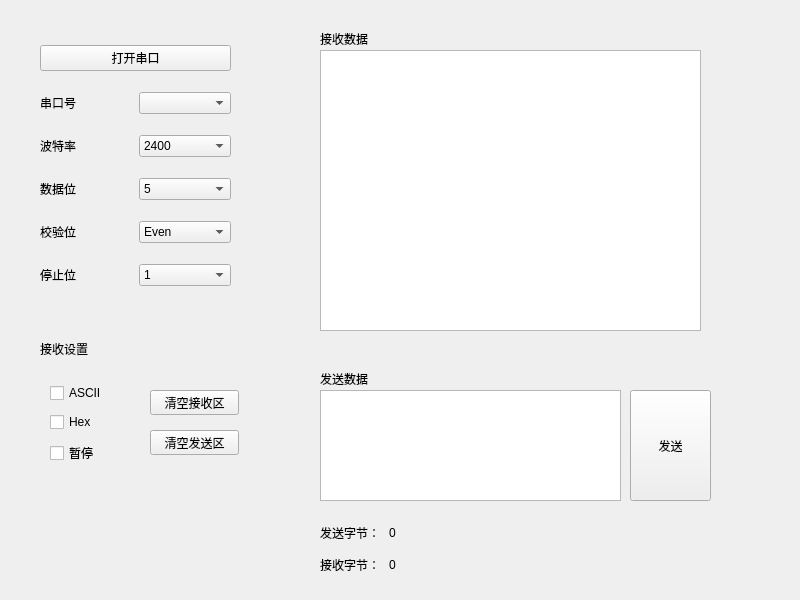
<?xml version="1.0" encoding="UTF-8"?>
<ui version="4.0">
 <class>Widget</class>
 <widget class="QWidget" name="Widget">
  <property name="geometry">
   <rect>
    <x>0</x>
    <y>0</y>
    <width>800</width>
    <height>600</height>
   </rect>
  </property>
  <property name="windowTitle">
   <string>Widget</string>
  </property>
  <widget class="QLabel" name="label_6">
   <property name="geometry">
    <rect>
     <x>40</x>
     <y>340</y>
     <width>67</width>
     <height>17</height>
    </rect>
   </property>
   <property name="text">
    <string>接收设置</string>
   </property>
  </widget>
  <widget class="QLabel" name="label_7">
   <property name="geometry">
    <rect>
     <x>320</x>
     <y>30</y>
     <width>67</width>
     <height>17</height>
    </rect>
   </property>
   <property name="text">
    <string>接收数据</string>
   </property>
  </widget>
  <widget class="QTextEdit" name="textEdit">
   <property name="geometry">
    <rect>
     <x>320</x>
     <y>50</y>
     <width>381</width>
     <height>281</height>
    </rect>
   </property>
  </widget>
  <widget class="QLabel" name="label_8">
   <property name="geometry">
    <rect>
     <x>320</x>
     <y>370</y>
     <width>67</width>
     <height>17</height>
    </rect>
   </property>
   <property name="text">
    <string>发送数据</string>
   </property>
  </widget>
  <widget class="QTextEdit" name="textEdit_2">
   <property name="geometry">
    <rect>
     <x>320</x>
     <y>390</y>
     <width>301</width>
     <height>111</height>
    </rect>
   </property>
  </widget>
  <widget class="QWidget" name="layoutWidget">
   <property name="geometry">
    <rect>
     <x>40</x>
     <y>30</y>
     <width>191</width>
     <height>271</height>
    </rect>
   </property>
   <layout class="QVBoxLayout" name="verticalLayout">
    <item>
     <widget class="QPushButton" name="pushButton">
      <property name="text">
       <string>打开串口</string>
      </property>
     </widget>
    </item>
    <item>
     <layout class="QHBoxLayout" name="horizontalLayout">
      <item>
       <widget class="QLabel" name="label">
        <property name="text">
         <string>串口号</string>
        </property>
       </widget>
      </item>
      <item>
       <widget class="QComboBox" name="comboBox"/>
      </item>
     </layout>
    </item>
    <item>
     <layout class="QHBoxLayout" name="horizontalLayout_2">
      <item>
       <widget class="QLabel" name="label_2">
        <property name="text">
         <string>波特率</string>
        </property>
       </widget>
      </item>
      <item>
       <widget class="QComboBox" name="comboBox_2">
        <item>
         <property name="text">
          <string>2400</string>
         </property>
        </item>
        <item>
         <property name="text">
          <string>4800</string>
         </property>
        </item>
        <item>
         <property name="text">
          <string>9600</string>
         </property>
        </item>
        <item>
         <property name="text">
          <string>19200</string>
         </property>
        </item>
        <item>
         <property name="text">
          <string>38400</string>
         </property>
        </item>
        <item>
         <property name="text">
          <string>115200</string>
         </property>
        </item>
        <item>
         <property name="text">
          <string>128000</string>
         </property>
        </item>
        <item>
         <property name="text">
          <string>256000</string>
         </property>
        </item>
       </widget>
      </item>
     </layout>
    </item>
    <item>
     <layout class="QHBoxLayout" name="horizontalLayout_3">
      <item>
       <widget class="QLabel" name="label_3">
        <property name="text">
         <string>数据位</string>
        </property>
       </widget>
      </item>
      <item>
       <widget class="QComboBox" name="comboBox_3">
        <item>
         <property name="text">
          <string>5</string>
         </property>
        </item>
        <item>
         <property name="text">
          <string>6</string>
         </property>
        </item>
        <item>
         <property name="text">
          <string>7</string>
         </property>
        </item>
        <item>
         <property name="text">
          <string>8</string>
         </property>
        </item>
       </widget>
      </item>
     </layout>
    </item>
    <item>
     <layout class="QHBoxLayout" name="horizontalLayout_4">
      <item>
       <widget class="QLabel" name="label_4">
        <property name="text">
         <string>校验位</string>
        </property>
       </widget>
      </item>
      <item>
       <widget class="QComboBox" name="comboBox_4">
        <item>
         <property name="text">
          <string>Even</string>
         </property>
        </item>
        <item>
         <property name="text">
          <string>Odd</string>
         </property>
        </item>
        <item>
         <property name="text">
          <string>NoParity</string>
         </property>
        </item>
       </widget>
      </item>
     </layout>
    </item>
    <item>
     <layout class="QHBoxLayout" name="horizontalLayout_5">
      <item>
       <widget class="QLabel" name="label_5">
        <property name="text">
         <string>停止位</string>
        </property>
       </widget>
      </item>
      <item>
       <widget class="QComboBox" name="comboBox_5">
        <item>
         <property name="text">
          <string>1</string>
         </property>
        </item>
        <item>
         <property name="text">
          <string>1.5</string>
         </property>
        </item>
        <item>
         <property name="text">
          <string>2</string>
         </property>
        </item>
       </widget>
      </item>
     </layout>
    </item>
   </layout>
  </widget>
  <widget class="QWidget" name="layoutWidget">
   <property name="geometry">
    <rect>
     <x>50</x>
     <y>380</y>
     <width>63</width>
     <height>89</height>
    </rect>
   </property>
   <layout class="QVBoxLayout" name="verticalLayout_2">
    <item>
     <widget class="QCheckBox" name="checkBox">
      <property name="text">
       <string>ASCII</string>
      </property>
     </widget>
    </item>
    <item>
     <widget class="QCheckBox" name="checkBox_2">
      <property name="text">
       <string>Hex</string>
      </property>
     </widget>
    </item>
    <item>
     <widget class="QCheckBox" name="checkBox_3">
      <property name="text">
       <string>暂停</string>
      </property>
     </widget>
    </item>
   </layout>
  </widget>
  <widget class="QWidget" name="layoutWidget">
   <property name="geometry">
    <rect>
     <x>320</x>
     <y>520</y>
     <width>131</width>
     <height>58</height>
    </rect>
   </property>
   <layout class="QVBoxLayout" name="verticalLayout_3">
    <item>
     <layout class="QHBoxLayout" name="horizontalLayout_7">
      <item>
       <widget class="QLabel" name="label_11">
        <property name="text">
         <string>发送字节：</string>
        </property>
       </widget>
      </item>
      <item>
       <widget class="QLabel" name="label_12">
        <property name="text">
         <string>0</string>
        </property>
       </widget>
      </item>
     </layout>
    </item>
    <item>
     <layout class="QHBoxLayout" name="horizontalLayout_6">
      <item>
       <widget class="QLabel" name="label_9">
        <property name="text">
         <string>接收字节：</string>
        </property>
       </widget>
      </item>
      <item>
       <widget class="QLabel" name="label_10">
        <property name="text">
         <string>0</string>
        </property>
       </widget>
      </item>
     </layout>
    </item>
   </layout>
  </widget>
  <widget class="QPushButton" name="pushButton_2">
   <property name="geometry">
    <rect>
     <x>630</x>
     <y>390</y>
     <width>81</width>
     <height>111</height>
    </rect>
   </property>
   <property name="text">
    <string>发送</string>
   </property>
  </widget>
  <widget class="QPushButton" name="pushButton_3">
   <property name="geometry">
    <rect>
     <x>150</x>
     <y>390</y>
     <width>89</width>
     <height>25</height>
    </rect>
   </property>
   <property name="text">
    <string>清空接收区</string>
   </property>
  </widget>
  <widget class="QPushButton" name="pushButton_4">
   <property name="geometry">
    <rect>
     <x>150</x>
     <y>430</y>
     <width>89</width>
     <height>25</height>
    </rect>
   </property>
   <property name="text">
    <string>清空发送区</string>
   </property>
  </widget>
 </widget>
 <resources/>
 <connections/>
</ui>
